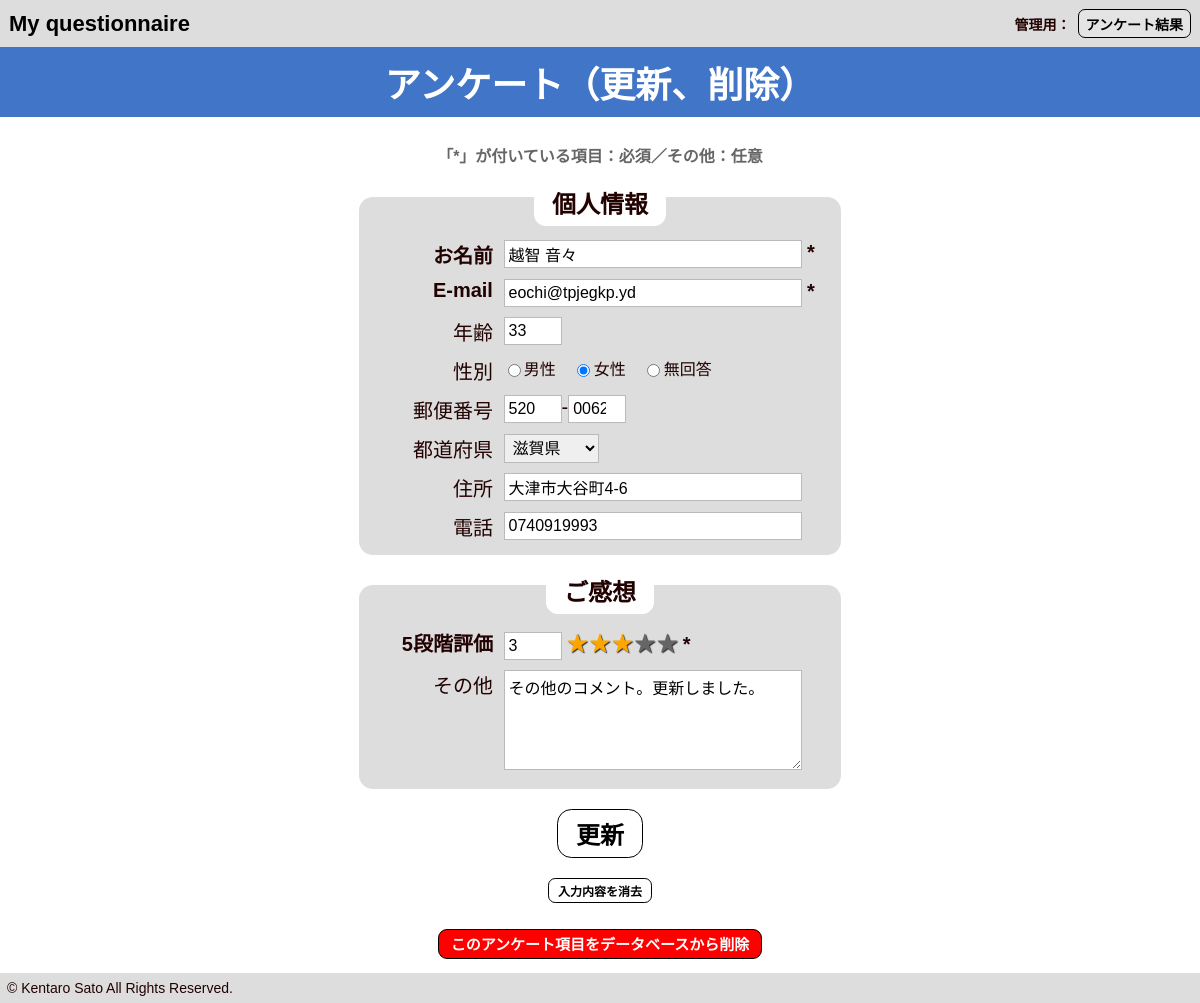
Page /8/detail.php?id=1 on the committed database.
### tables this page shows
CREATE TABLE IF NOT EXISTS `an_table` (
`id` int(12) NOT NULL,
  `name` varchar(64) NOT NULL,
  `mail` varchar(128) NOT NULL,
  `age` tinyint(3) unsigned NOT NULL COMMENT '年齢',
  `sex` enum('男性','女性','無回答','') NOT NULL,
  `postal_1` varchar(10) NOT NULL,
  `postal_2` varchar(10) NOT NULL,
  `region` varchar(10) NOT NULL,
  `address` varchar(128) NOT NULL,
  `tel` varchar(20) NOT NULL,
  `rating` tinyint(1) unsigned NOT NULL,
  `comments` text NOT NULL,
  `date` datetime NOT NULL,
  `date_updated` datetime NOT NULL
);

### 8/detail.php (the view, shortened to what this page needs)
<?php
$id = $_GET["id"];
require_once './lib/connectdb.php';
$stmt = $pdo->prepare("SELECT * FROM an_table WHERE id=:a1");
$stmt->bindValue(':a1', $id);
$status = $stmt->execute();
$result = $stmt->fetch();
$array = [$result['name'], $result['mail'], $result['age'], $result['sex'], $result['postal_1'], $result['postal_2'], $result['region'], $result['address'], $result['tel'], $result['rating'], $result['comments'], $result['date']];
list($name, $mail, $age, $sex, $postal_1, $postal_2, $region, $address, $tel, $rating, $comments, $date) = $array;
$stmtRegion = $pdo->prepare("SELECT * FROM regions");
$statusRegion = $stmtRegion->execute();
$regionOptionHtml ='<option value="未選択">未選択</option>';
if($statusRegion==false){
    $errorRegion = $stmtRegion->errorInfo();
    exit("QueryError:".$errorRegion[2]);
}else{
    while( $resultRegion = $stmtRegion->fetch(PDO::FETCH_ASSOC)){
        if ($region == $resultRegion["region_name"]) {
            $regionOptionHtml .= '<option value="'.$resultRegion["region_name"].'" selected="selected">'.$resultRegion["region_name"].'</option>';
        } else {
            $regionOptionHtml .= '<option value="'.$resultRegion["region_name"].'">'.$resultRegion["region_name"].'</option>';
        }
    }
}
?>
<!DOCTYPE html>
<html lang="ja">
    <head>
        <link rel="stylesheet" href="css/reset.css">
        <link rel="stylesheet" href="css/common.css">
    </head>
    <body>
        <header class="headerGlobal">
            <div class="top"><a href="./">My questionnaire</a></div>
            <div class="userMenu">
                管理用：<div class="button" id="loginButton"><a href="./select.php">アンケート結果</a></div>
            </div>
        </header>
        <h1>アンケート（更新、削除）</h1>
        <main>
            <form id="q1" class="questionnaire h-adr" method="post" action="update.php">
                <div id="suggestion">
                    「*」が付いている項目：必須／その他：任意
                </div>
                <fieldset>
                    <legend>個人情報</legend>
                    <p class="required"><span class="itemName">お名前</span>
                        <span class="itemBody"><input class="answer required" type="text" name="name" placeholder="例）ヤマザキ　ダイスケ" size="20" title="あなたの名前を入力してください。" value ="<?=$name?>" required></span>
                    </p>
                    <p class="required"><span class="itemName">E-mail</span>
                        <span class="itemBody"><input class="answer required" type="email" name="mail" placeholder="例）●●●●@●●●●.●●●" size="20" title="E-mailアドレスを入力してください。" value ="<?=$mail?>" required pattern="^\S+@\S+\.\S+$"></span>
                    </p>
                    <p><span class="itemName">年齢</span>
                        <span class="itemBody"><input class="answer" type="number" name="age" min="0" value ="<?=$age?>"></span>
                    </p>
                    <p><span class="itemName">性別</span>
                        <span class="itemBody">
                            <label class="radio">
                                <input type="radio" name="sex" value="男性" <?php if ($sex == '男性') echo 'checked'?>>男性</label>
                            <label class="radio">
                                <input type="radio" name="sex" value="女性" <?php if ($sex == '女性') echo 'checked'?>>女性</label>
                            <label class="radio">
                                <input type="radio" name="sex" value="無回答" <?php if ($sex == '無回答') echo 'checked'?>>無回答</label>
                        </span>
                    </p>
                    <p><span class="itemName">郵便番号</span>
                        <span class="itemBody"><input class="answer p-postal-code" type="number" name="postal_1" value ="<?=$postal_1?>">-<input class="answer p-postal-code" type="number" name="postal_2" value ="<?=$postal_2?>"></span>
                    </p>
                    <p><span class="itemName">都道府県</span>
                        <span class="itemBody">
                            <select class="answer p-region" name="region" size="1">
                                <?=$regionOptionHtml?>
                            </select>
                        </span>
                    </p>
                    <p><span class="itemName">住所</span>
                        <span class="itemBody"><input class="answer p-locality p-street-address p-extended-address" type="text" name="address" size="20" value ="<?=$address?>"></span>
                    </p>
                    <p><span class="itemName">電話</span>
                        <span class="itemBody"><input class="answer" type="tel" name="tel" size="20" value ="<?=$tel?>"></span>
                    </p>
                </fieldset>
                <fieldset>
                    <legend>ご感想</legend>
                    <p class="required"><span class="itemName">5段階評価</span>
                        <span class="itemBody"><input id="rating" class="answer required" type="number" name="rating" min=1 max=5 title="評価を5段階で入力してください。" value ="<?=$rating?>" required></span>
                        <span class="ratingImage">★</span><span class="ratingImage">★</span><span class="ratingImage">★</span><span class="ratingImage">★</span><span class="ratingImage">★</span>
                    </p>
                    <p><span class="itemName">その他</span>
                        <span class="itemBody"><textarea class="answer" name="comments" rows="5" cols="25" title="その他ご自由にご記入ください。"><?=$comments?></textarea></span>
                    </p>
                </fieldset>
                <p id="submit">
                    <input class="inactive" type="submit" value="更新">
                </p>
                <button id="reset">入力内容を消去</button>
            </form>
            <form id="deleteForm" method="post" action="delete.php">
                <p>
                    <input id="deleteSubmit" class="smallSubmit seriousSubmit active" type="submit" value="このアンケート項目をデータベースから削除">
                </p>
            </form>
        </main>
        <footer class="footer">
            <div id="copyright">
                &copy; Kentaro Sato All Rights Reserved.
            </div>
        </footer>
    </body>
</html>

### 8/css/common.css (style rules this page uses)
body { background-color: #fff; margin: 0; padding: 0; text-align: center; font-size: 18px; -webkit-font-smoothing: antialiased; font: 18px 'Lucida Grande', 'Lucida Sans Unicode', 'Hiragino Kaku Gothic Pro', 'ヒラギノ角ゴ Pro W3', メイリオ, Meiryo, 'ＭＳ Ｐゴシック', Helvetica, Arial, Verdana, sans-serif; }
.headerGlobal { font-size: 18px; font-weight: bold; padding: 0.5em; background: #ddd; text-align: left; display: flex; flex-direction: row; flex-wrap: wrap; justify-content:space-between; align-items: center; align-content: flex-start; }
.top { font-size: 22px; font-weight: bold; }
.userMenu { display: flex; flex-direction: row; flex-wrap: wrap; justify-content:flex-end; align-items: center; align-content: flex-start; }
.userMenu .button { margin-left: 0.5em; }
h1 { font-size: 36px; padding: 0.25em; background: #4075c7; color: #fff; margin-bottom: 0.5em; }
fieldset { background: #ddd; padding: 1em; border-radius: 1em; text-align: left; }
legend { font-size: 24px; font-weight: bold; padding: 0.75em; padding-top: 0.75em; padding-bottom: 0.25em; background: #fff; text-align: center; border-radius: 0.5em; }
main { text-align: center; display: flex; -webkit-flex-direction: column; flex-direction: column; -webkit-flex-wrap: wrap; flex-wrap: wrap; -webkit-justify-content: center; justify-content: center; }
#suggestion { margin: auto; padding-top: 0.5em; font-size: 16px; font-weight: bold; color: #666; }
form { margin: auto; }
form p { font-size: 20px; vertical-align: top; }
form p+p { margin-top: 0.5em; }
.itemName { display: inline-block; width: 6em; text-align: right; vertical-align: top; padding-right: 0.25em; }
.itemBody { display: inline-block; text-align: left; }
input, textarea, select { color: #000; }
input[type="email"], input[type="password"], input[type="text"], input[type="tel"], input[type="number"], textarea, label, select { font-size: 16px; padding: 0.25em; }
input[type="email"], input[type="password"], input[type="text"], input[type="tel"], textarea { width: 18em; }
input[type="number"] { width: 3em; }
input[type="radio"] { margin-right: 0.25em; }
p.required { font-weight: bold; }
p.required:after { content: "*"; display: inline-block; text-align: left; width: 1em; }
.ratingImage { display: inline-block; margin-left: 0em; color: #666; cursor: pointer; transition-duration: 0.1s; text-shadow: 1px 1px 1px rgba(0, 0, 0, 0.8); }
.ratingImage + .ratingImage { margin-left: 0.125em; }
.ratingImageOn { color: orange; }
.radio + .radio { margin-left: 0.5em; }
input[type="submit"] { font-size: 24px; font-weight: bold; padding: 0.25em 0.75em; border-radius: 0.6em; cursor: pointer; }
input[type="submit"].active { color: #000; background: #fff; }
.active { color: #666; border: 1px solid #000; }
input[type="submit"].smallSubmit { font-size: 15px; }
input[type="submit"].seriousSubmit { background: #f00; color: #fff; }
#deleteForm { margin-top: 1em; }
#reset { font-size: 12px; font-weight: bold; padding: 0.25em 0.75em; border-radius: 0.6em; cursor: pointer; background: #fff; border: 1px solid #000; margin-bottom: 1em; }
#submit { padding-top: 1em; padding-bottom: 1em; }
.footer { margin-top: 1em; background: #ddd; padding: 0.5em; display: flex; flex-direction: row; flex-wrap: wrap; justify-content:flex-start; align-items: center; align-content: flex-start; }
.button { border: 1px solid #000; cursor: pointer; padding: 0.25em 0.5em; border-radius: 0.5em; background: hsla(0, 0%, 100%, 0.2); font-weight: bold; }
#loginButton a { margin: 0.25em -0.5em; padding: 0.25em 0.5em; border-radius: 0.5em; }

### rows in the picture
an_table: name "越智 音々", mail "eochi@tpjegkp.yd", age "33", sex "☐ 男性", sex "☑ 女性", sex "☐ 無回答", postal_1 "520", postal_2 "0062", address "大津市大谷町4-6", tel "0740919993", rating "3", comments "その他のコメント。更新しました。"

### other values in the picture
form field region "滋賀県"
